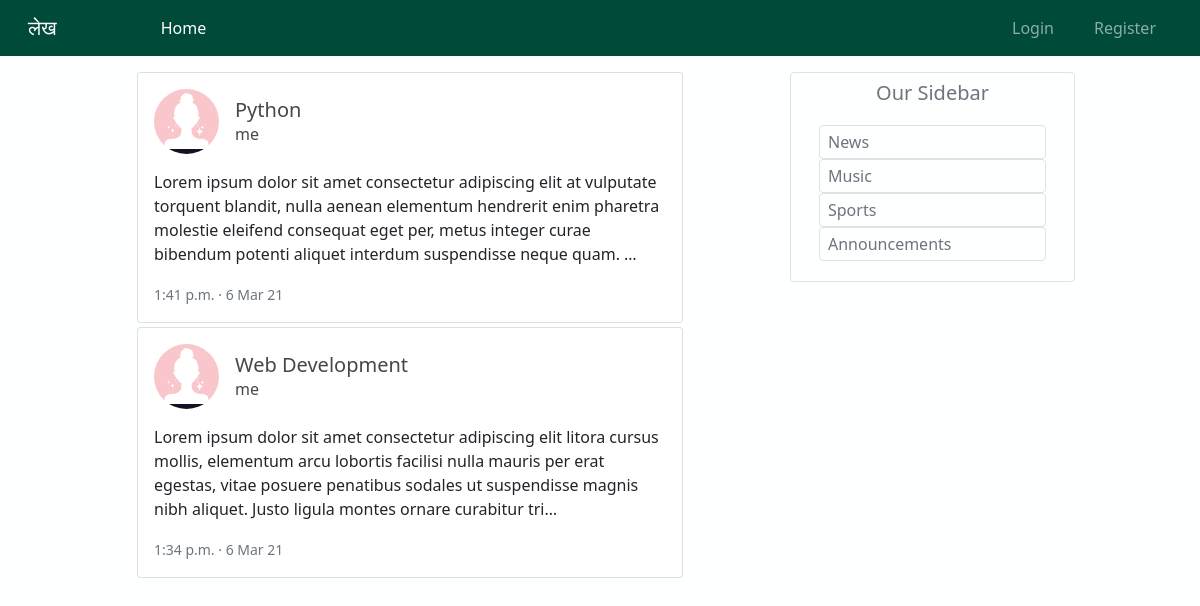
Before: / with the older database file.
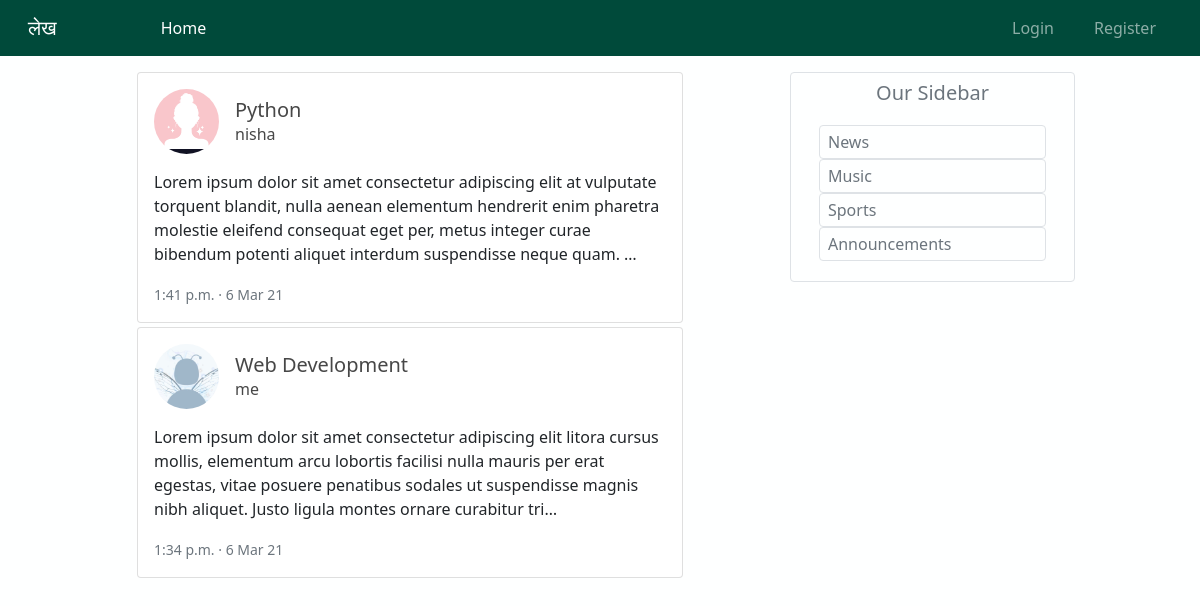
After: the same page with the newer database file.
### blog/models.py (models this page shows, shortened)
class Post(models.Model):
    author = models.ForeignKey(User, on_delete=models.CASCADE)
    title = models.CharField(max_length=100)
    content = models.TextField()
    created = models.DateTimeField(default=timezone.now)

### user/models.py (models this page shows, shortened)
class Profile(models.Model):
    user = models.OneToOneField(User, on_delete=models.CASCADE)
    image = models.ImageField(upload_to='profile_pictures/', default='profile_pictures/default.jpg')

### blog/views.py (the view)
# urls.py: path('', views.home, name='home')
def home(request):
    posts = Post.objects.all().order_by('-created')
    return render(request, 'blog/home.html', {'posts': posts})

### blog/templates/blog/home.html (shortened to what this page needs)
{% extends "blog/base.html" %}
{% block home %}active{% endblock %}
{% block content %}
    {% for post in posts %}
        <div class="card p-3 mb-1 custom-card">
            <div class="d-flex align-items-center">
                <div class="image">
                    <img src="{{ post.author.profile.image.url }}" class="rounded-circle border-light" height="65"
                         width="65" alt="author-image">
                </div>
                <div class="ml-3 w-100 ms-3">
                    <h5 class="mb-0 mt-0">
                        <a href="" class="post-link">{{ post.title }}</a>
                    </h5>
                    <span><a href=""
                             class="post-link">{{ post.author }}</a></span>
                </div>
            </div>
            <div class="mt-3">
                {{ post.content|truncatechars:250 }}
            </div>
            <div class="mt-3">
                <small class="text-muted">
                    {{ post.created|date:'g:i a' }} &#183;
                    {{ post.created|date:'j M y' }}
                </small>
            </div>
        </div>
    {% endfor %}
{% endblock %}

### blog/templates/blog/base.html (shortened to what this page needs)
<!DOCTYPE html>
{% load static %}
<html lang="en">
<head>
    <link href="https://cdn.jsdelivr.net/npm/bootstrap@5.0.0-beta2/dist/css/bootstrap.min.css" rel="stylesheet"
>
    <link rel="stylesheet" href="https://cdnjs.cloudflare.com/ajax/libs/font-awesome/5.15.2/css/all.min.css"
/>
    <link rel="stylesheet" href="{% static 'blog/main.css' %}">
</head>
<body>
<nav class="navbar navbar-expand-lg navbar-dark" style="background-color: #004a3a;">
    <div class="container-fluid">
        <a class="navbar-brand ms-3 me-5" href="{% url 'blog:home' %}">लेख</a>
        <div class="collapse navbar-collapse" id="navbarSupportedContent">
            <ul class="navbar-nav me-auto mb-2 mb-lg-0">
                <li class="nav-item me-2 ms-lg-5">
                    <a class="nav-link {% block home %}{% endblock home %}" href="{% url 'blog:home' %}">Home</a>
                </li>
            </ul>
            <ul class="navbar-nav ms-auto mb-2 mb-lg-0">
                {% if user.is_authenticated %}
                    <li class="nav-item ms-lg-5">
                        <a class="nav-link" href="{% url 'profile' %}">{{ user.username }}'s Profile</a>
                    </li>
                    <li class="nav-item me-4 ms-lg-4">
                        <a class="nav-link"
                           href="{% url 'logout' %}">Logout</a>
                    </li>
                {% else %}
                    <li class="nav-item ms-lg-5">
                        <a class="nav-link {% block login %}{% endblock login %}"
                           href="{% url 'login' %}">Login</a>
                    </li>
                    <li class="nav-item me-4 ms-lg-4">
                        <a class="nav-link {% block register %}{% endblock register %}"
                           href="{% url 'register' %}">Register</a>
                    </li>
                {% endif %}
            </ul>
        </div>
    </div>
</nav>
<div class="container pt-3 mb-5">
    <div class="row">
        <div class="col-lg-6 offset-lg-1">
            {% block content %}{% endblock %}
        </div>
        <div class="col-lg-3 offset-lg-1 border rounded pt-2 pe-4 ps-4 text-muted" id="sidebar">
            <h5 class="text-center mb-3">Our Sidebar</h5>
            <ul style="list-style:none" class="p-1">
                <li class="border rounded p-1 ps-2">News</li>
                <li class="border rounded p-1 ps-2">Music</li>
                <li class="border rounded p-1 ps-2">Sports</li>
                <li class="border rounded p-1 ps-2">Announcements</li>
            </ul>
        </div>
    </div>
</div>
</body>
</html>

### blog/static/blog/main.css (style rules this page uses)
body { background-color: #feffff; }
#sidebar { height: fit-content; }
.post-link { color: rgb(71, 71, 71); text-decoration: none; }

Changed rows visible on the page:
changed Post "Python": author "me" → "nisha"
changed through a linked row, Post "Web Development": author.profile.image: a different picture
